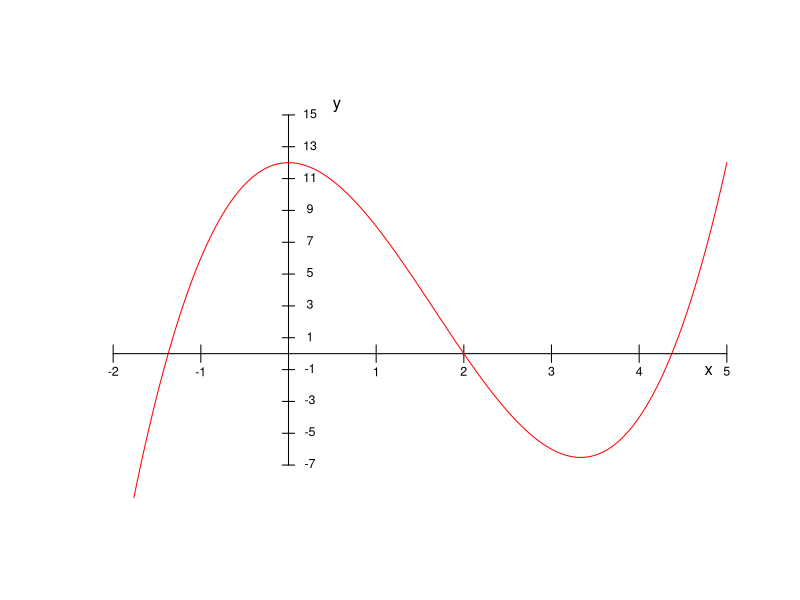
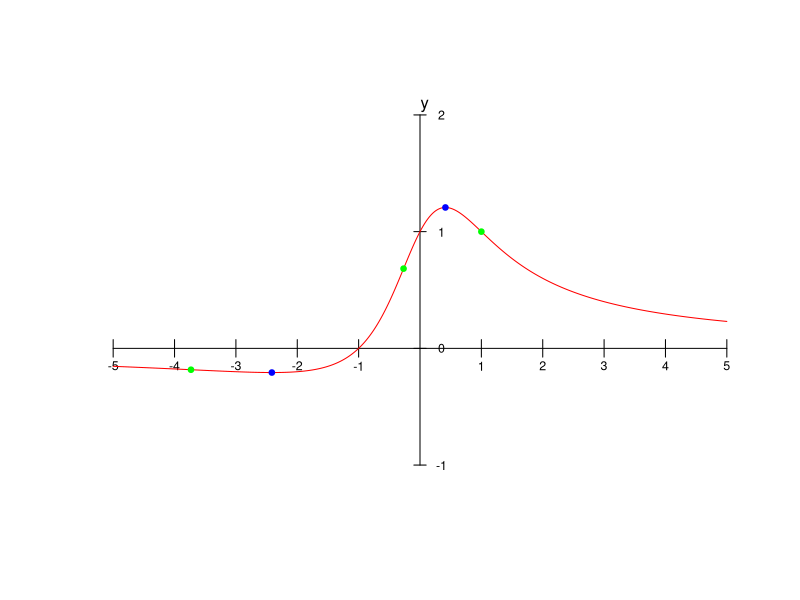
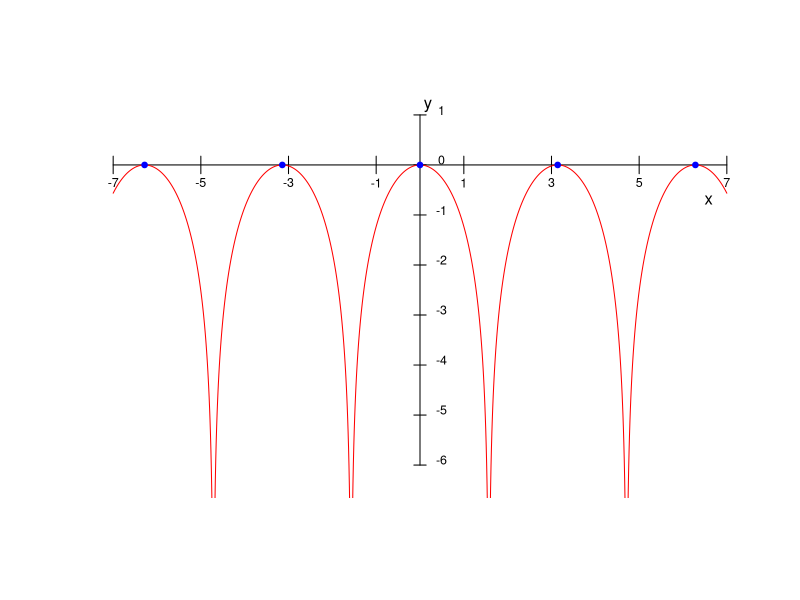

These figures' R source, in order:
## ---- chunk 1
xmin=-2
xmax=5
ymin=-7
ymax=15
tolx=0.01*(xmax-xmin)
toly=0.05*(ymax-ymin)
quantsx=7
quantsy=11
f = function(x){x^3-5*x^2+12}
plot(c(xmin-tolx,xmax+tolx,xmin-tolx,xmax+tolx),c(ymin-toly,ymin-toly,ymax+toly,ymax+toly),type="n",xlab="",ylab="",xaxt="n",yaxt="n",axes=FALSE)
x=seq(from=xmin,to=xmax,by=0.01)
#points(x,f(x),type="l")
lines(c(0,0),c(ymin,ymax))
lines(c(xmin,xmax),c(0,0))
text(xmax-3*tolx,-15*tolx,"x")
text(toly/2,ymax+toly/2,"y")
for (i in 0:(quantsx)){
  if(xmin+((xmax-xmin)/quantsx)*i != 0){
    lines(rep(xmin+((xmax-xmin)/quantsx)*i,2),c(-0.5*toly,+0.5*toly))
    text(xmin+((xmax-xmin)/quantsx)*i,-1*toly,xmin+((xmax-xmin)/quantsx)*i,cex=0.75)}
  }

for (i in 0:(quantsy)){
  lines(c(-tolx,tolx),ymin+rep(((ymax-ymin)/quantsy)*i,2))
 text(3.5*tolx,0.1+ymin+((ymax-ymin)/quantsy)*i,ymin+((ymax-ymin)/quantsy)*i,cex=0.75)
}
lines(x,f(x),col="red")
## ---- chunk 2
xmin=-5
xmax=5
ymin=-1
ymax=2
tolx=0.01*(xmax-xmin)
toly=0.05*(ymax-ymin)
quantsx=10
quantsy=3
f = function(x){(x+1)/(x^2+1)}
plot(c(xmin-tolx,xmax+tolx,xmin-tolx,xmax+tolx),c(ymin-toly,ymin-toly,ymax+toly,ymax+toly),type="n",xlab="",ylab="",xaxt="n",yaxt="n",axes=FALSE)
x=seq(from=xmin,to=xmax,by=0.01)
#points(x,f(x),type="l")
lines(c(0,0),c(ymin,ymax))
lines(c(xmin,xmax),c(0,0))
text(xmax-3*tolx,-15*tolx,"x")
text(toly/2,ymax+toly/2,"y")
for (i in 0:(quantsx)){
  if(xmin+((xmax-xmin)/quantsx)*i != 0){
    lines(rep(xmin+((xmax-xmin)/quantsx)*i,2),c(-0.5*toly,+0.5*toly))
    text(xmin+((xmax-xmin)/quantsx)*i,-1*toly,xmin+((xmax-xmin)/quantsx)*i,cex=0.75)}
  }

for (i in 0:(quantsy)){
  lines(c(-tolx,tolx),ymin+rep(((ymax-ymin)/quantsy)*i,2))
 text(3.5*tolx,ymin+((ymax-ymin)/quantsy)*i,ymin+((ymax-ymin)/quantsy)*i,cex=0.75)
}
lines(x,f(x),col="red")
maxim = c(-1+sqrt(2),f(-1+sqrt(2)))
minim = c(-1-sqrt(2),f(-1-sqrt(2)))
inflex1 = c(-2-sqrt(3),f(-2-sqrt(3)))
inflex2 = c(-2+sqrt(3),f(-2+sqrt(3)))
inflex3 = c(1,1)
points(c(maxim[1],minim[1]),c(maxim[2],minim[2]),cex=0.75,col="blue",pch=19)
points(c(inflex1[1],inflex2[1],inflex3[1]),c(inflex1[2],inflex2[2],inflex3[2]),cex=0.75,pch=19,col="green")
## ---- chunk 3
xmin=-7
xmax=7
ymin=-6
ymax=1
tolx=0.01*(xmax-xmin)
toly=0.05*(ymax-ymin)
quantsx=7
quantsy=7
f = function(x){log(cos(x)^2)}
plot(c(xmin-tolx,xmax+tolx,xmin-tolx,xmax+tolx),c(ymin-toly,ymin-toly,ymax+toly,ymax+toly),type="n",xlab="",ylab="",xaxt="n",yaxt="n",axes=FALSE)
x=seq(from=xmin,to=xmax,by=0.01)
#points(x,f(x),type="l")
lines(c(0,0),c(ymin,ymax))
lines(c(xmin,xmax),c(0,0))
text(xmax-3*tolx,-5*tolx,"x")
text(toly/2,ymax+toly/2,"y")
for (i in 0:(quantsx)){
  if(xmin+((xmax-xmin)/quantsx)*i != 0){
    lines(rep(xmin+((xmax-xmin)/quantsx)*i,2),c(-0.5*toly,+0.5*toly))
    text(xmin+((xmax-xmin)/quantsx)*i,-1*toly,xmin+((xmax-xmin)/quantsx)*i,cex=0.75)}
  }

for (i in 0:(quantsy)){
  lines(c(-tolx,tolx),ymin+rep(((ymax-ymin)/quantsy)*i,2))
 text(3.5*tolx,0.1+ymin+((ymax-ymin)/quantsy)*i,ymin+((ymax-ymin)/quantsy)*i,cex=0.75)
}
lines(x,f(x),col="red")
maximsx = seq(from=-2*pi,to=2*pi,by=pi)
maximsy = f(maximsx)
points(maximsx,maximsy,cex=0.75,col="blue",pch=19)
